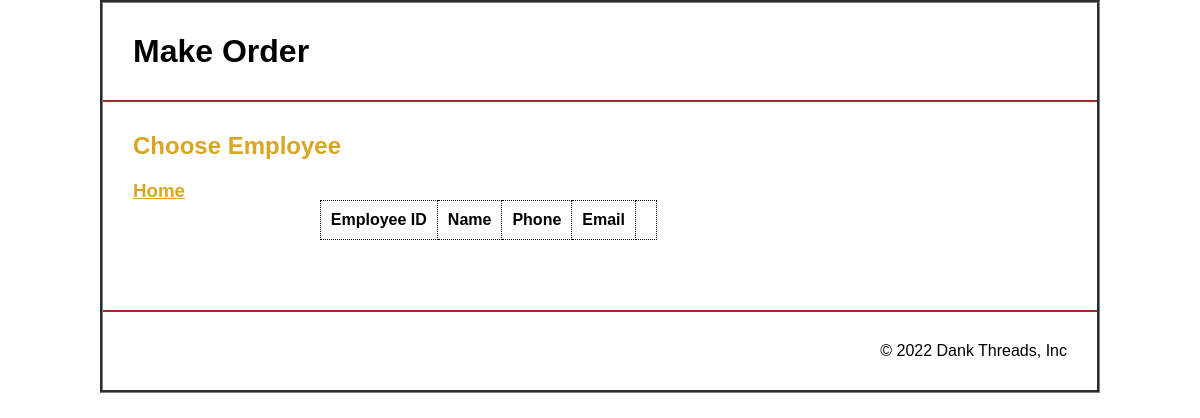
The app's page /orderchooseemployee.php, older data.
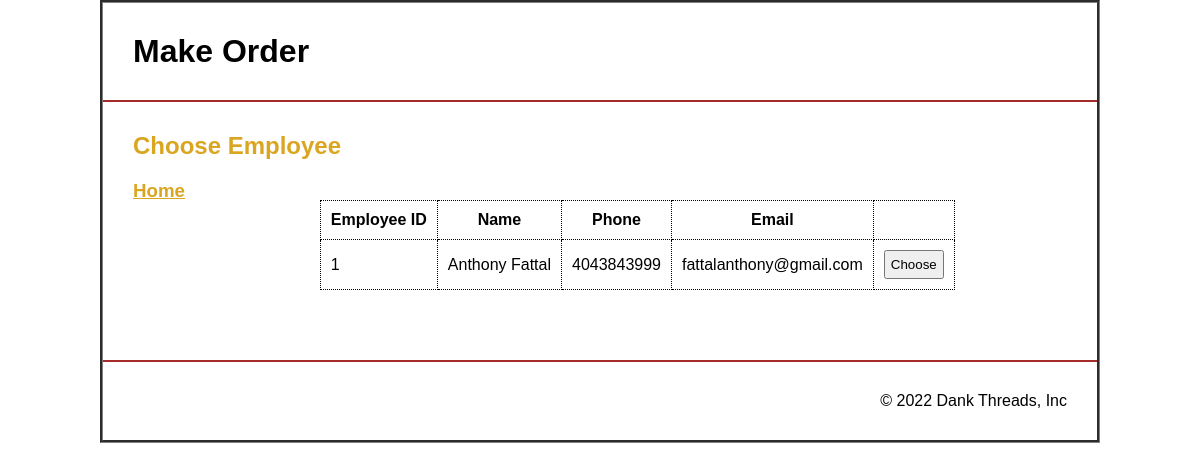
The same page, newer data.
### tables this page shows
CREATE TABLE `employees` (
  `eid` int(11) NOT NULL,
  `ename` varchar(255) NOT NULL,
  `phone_number` varchar(50) NOT NULL,
  `email` varchar(250) NOT NULL
);

### orderchooseemployee.php (the view, shortened to what this page needs)
<?php
include('db_conn.php');
$info = $show2 = $show1 = '';
$sql2 = "SELECT * FROM `employees`;";
$result1 = mysqli_query($conn,$sql2);
$row1 = mysqli_fetch_assoc($result1);
if (!empty($row1)) {
    do {
        $show2 .= '
        <tr>
            <td>'.$row1['eid'].'</td>
            <td>'.$row1['ename'].'</td>
            <td>'.$row1['phone_number'].'</td>
            <td>'.$row1['email'].'</td>
            <td><button onclick="location.href=\'orderchoosecustomer.php?eid='.$row1['eid'].'\';">Choose</button></td>
        </tr>';
    } while ($row1 = mysqli_fetch_assoc($result1));
}
?>
<!DOCTYPE html>
<html lang="en">
<head>
    <link rel="stylesheet" href="style.css">
</head>
<body>
    <header>
        <h1>
            Make Order
        </h1>
    </header>
    <main>
        <h2 class="page_title">
            Choose Employee
        </h2>
        <div class="flex">
            <aside class="left">
                <h3 class="title"><a href="index.php">Home</a></h3>
            </aside>
            <aside class="right">
                <table class="list">
                    <tr>
                        <th>Employee ID</th>
                        <th>Name</th>
                        <th>Phone</th>
                        <th>Email</th>
                        <th></th>
                    </tr>
                    <?php echo $show2; ?>
                </table>
            </aside>
        </div>
    </main>
    <footer>
        <p>&copy; 2022 Dank Threads, Inc</p>
    </footer>
</body>
</html>

Row changes from the older to the newer data that the page shows:
added employees: eid "1", ename "Anthony Fattal", phone_number "4043843999", email "fattalanthony@gmail.com"
